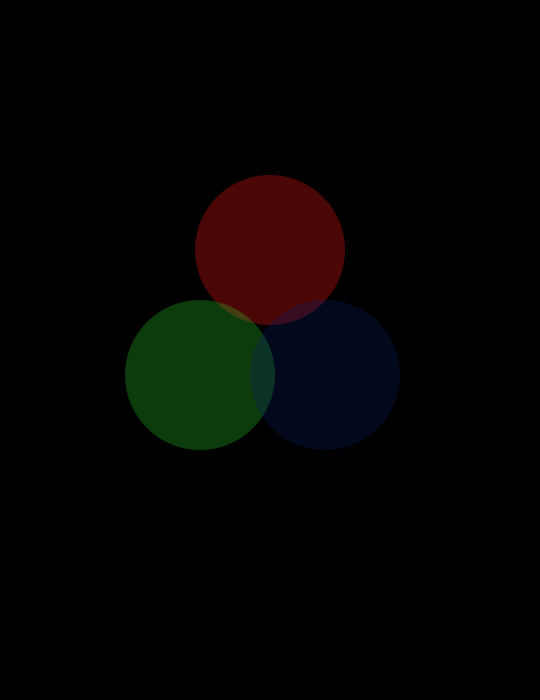
Frame 1 (no input)
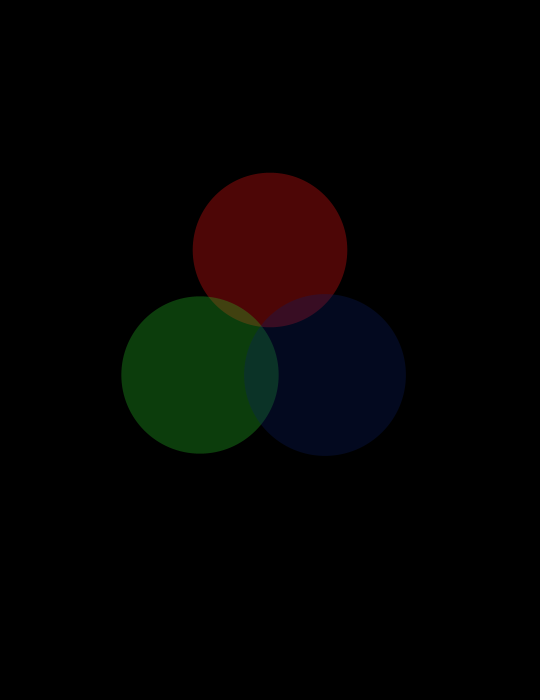
Frame 60 (the mouse pressed at the canvas centre just before this capture)
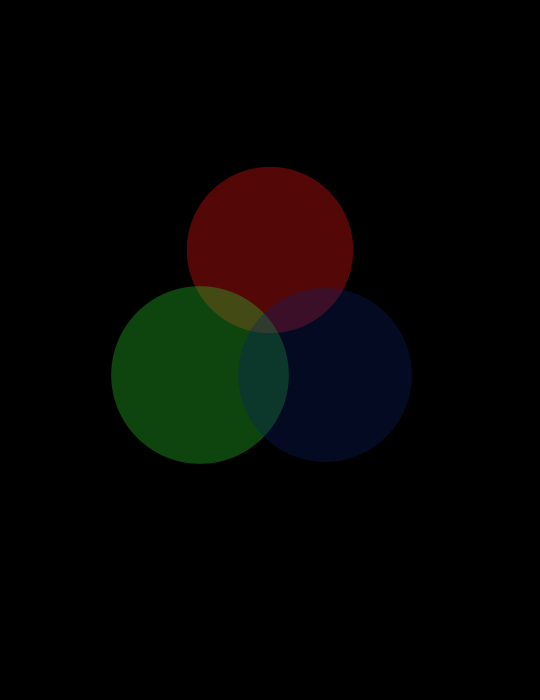
Frame 120 (the mouse held since frame 60 and released just before this capture)

The Processing sketch that drew these frames (run headless with seeded random() and noise(); from frame 60 on, the mouse is pressed at the canvas centre):

// Processing sketch: processing_2692
// ── processing_2692.pde

float stiffness = 0.25;
float damping = .75;
float velocityX = 0.0;
float velocityY = 0.0;
float targetY;
float targetX;
float forceX;
float forceY;
float y;
float x;
float speed1 = .01;
float radius1 = 75;
float speed2 = .01;
float radius2 = 75;
float speed3 = .1;
float radius3 = 75;


void setup(){
size(540, 700);
smooth ();
noStroke();
ellipseMode (RADIUS);
}

void draw(){
 float increment1 = .001;
 float increment2 = .0018;
 float increment3 = .0025;
  background (0 );
 
 //ellipse1
  fill (255,20,20,radius1);
  float forceY = stiffness*(targetY-y);
  float forceX = stiffness*(targetX-x);
  velocityX=damping*(velocityX+forceX);
  velocityY=damping*(velocityY+forceY);
  y+=velocityY;
  x+=velocityX;
 ellipse (270,250,radius1,radius1);
  targetY=mouseY;
  targetX=mouseX;
  
  radius1 = radius1 + speed1;
  speed1 +=increment1;
if (radius1 >  125) {speed1 = -speed1;
  
}
    if (radius1 < 75) {speed1 =.01;
}

//ellipse2
 fill (40,200,40,radius2);
 ellipse (200,375, radius2,radius2);
   radius2 = radius2 + speed2;
  speed2 +=increment2;
if (radius2 > 125) {speed2 =-speed2;
  
}
    if (radius2 < 75) {speed2 =.01;
}

//ellipse3
fill (10,30,100,radius3);
 ellipse (325,375, radius3,radius3);
   radius3 += speed3;
  
if (radius3 >125) {speed3 =-speed3;
  
}
    if (radius3 <  75) {speed3 =.1;
}
 
}
